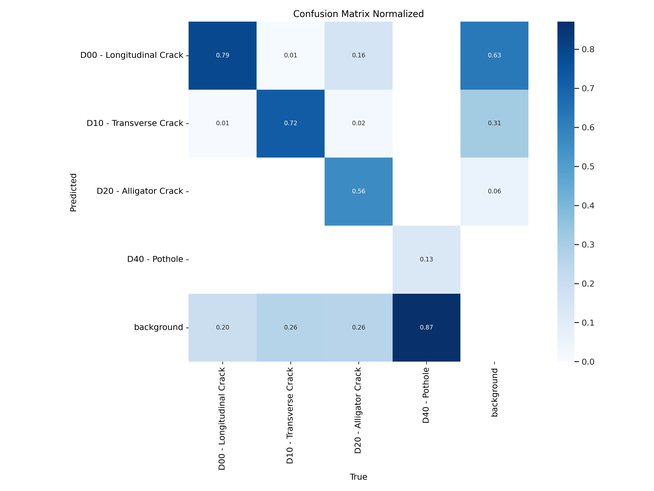
#> input picture memoria/graphs/metrics_confusion_matrix_normalized.png, 654 x 491 px, shrunk from 3000 x 2250 before the run
$ jupyter execute image_ultralytics_examples.ipynb
#> lines starting #> are read from the running program, lines starting #| are printed output that depends on the picture
# Gráficas de Ultralytics

En este notebook vamos a juntar varios ejemplos de gráficas que genera ultralytics durante el entrenamiento para tener una única imagen que se pueda añadir a la memoria del TFG.

## Importar librerías

[cell 1]
import os, sys
import matplotlib.pyplot as plt
import seaborn as sns
import cv2

## Configuración

[cell 2]
PATH = '../memoria/graphs/'

IMAGES = [
    'metrics_confusion_matrix_normalized.png',
    'metrics_PR_curve.png',
    'metrics_results.png',
    'metrics_val_batch0_pred.jpg',
]

## Creamos la gráfica

[cell 3]
# Creamos una sola gráfica con las cuatro imágenes en una grid de 2x2
fig, axs = plt.subplots(2, 2, figsize=(20, 15))

for i, img in enumerate(IMAGES):
    img = cv2.imread(PATH + img)
#> img is the input picture: shape (491, 654, 3); mean B, G, R 243.9, 236.6, 228.3
    img = cv2.cvtColor(img, cv2.COLOR_BGR2RGB)
    axs[i//2, i%2].imshow(img)
    axs[i//2, i%2].axis('off')

plt.tight_layout()
# Guardamos la imagen
plt.savefig(PATH + 'metrics_grid.jpg')
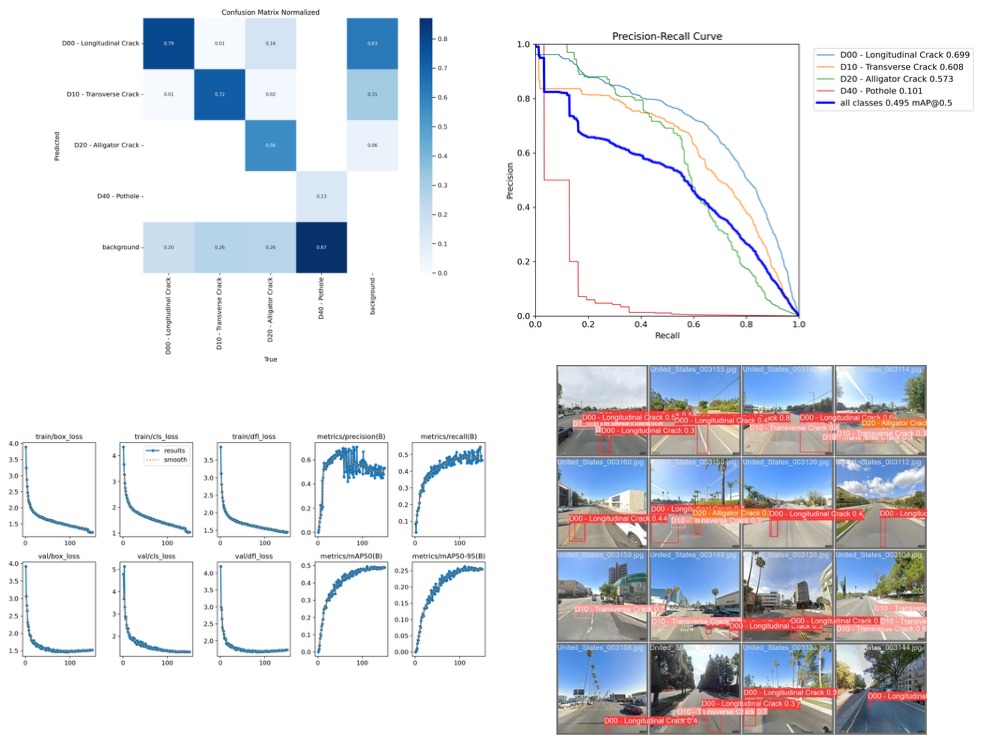
#> figure drawn by matplotlib, 4 panels
plt.show()
